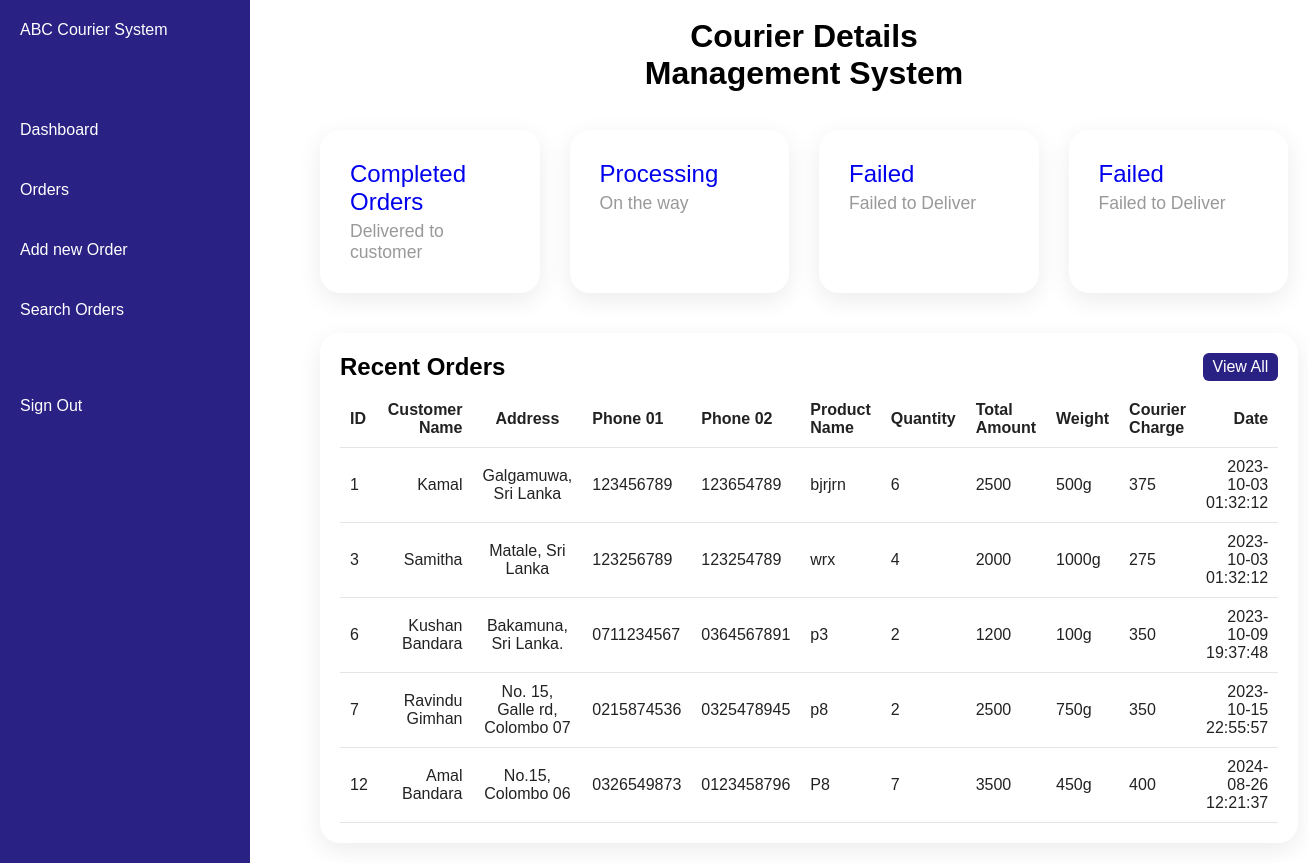
The app's page /home.php with its own data.
### tables this page shows
CREATE TABLE `orders` (
  `id` int(11) NOT NULL,
  `customer_name` varchar(150) NOT NULL,
  `address` varchar(200) NOT NULL,
  `phone_01` varchar(10) DEFAULT NULL,
  `phone_02` varchar(10) DEFAULT NULL,
  `product_name` varchar(200) DEFAULT NULL,
  `quantity` varchar(100) DEFAULT NULL,
  `total_amount` int(255) DEFAULT NULL,
  `weight` varchar(20) DEFAULT NULL,
  `courier_charge` int(255) DEFAULT NULL,
  `created_at` datetime NOT NULL DEFAULT current_timestamp()
);

### home.php (the view, shortened to what this page needs)
<!DOCTYPE html>
<html lang="en">
<head>
    <link rel="stylesheet" href="style3.css">
</head>
<body>
    <div class="container">
        <div class="navigation">
            <ul>
                <li>
                    <a href="#"><span class="title">ABC Courier System</span></a>
                </li>
                <li>
                    <a href="#"><span class="title">Dashboard</span></a>
                </li>
                <li>
                    <a href="index.php"><span class="title">Orders</span></a>
                </li>
                <li>
                    <a href="create.php"> <span class="title">Add new Order</span></a>
                </li>
                <li>
                    <a href="search.php"> <span class="title">Search Orders</span></a>
                </li>
                <br><br>
                <li>
                    <a href="login.php"><span class="title">Sign Out</span></a>
                </li>
            </ul>
        </div>
        <div class="main">
            <div class="topbar">
              <center> <h1>Courier Details Management System</h1></center>
            </div>
            <div class="cardBox">
                <div class="card">
                    <div>
                        <div class="numbers"> <a href="completed.php">Completed Orders</a></div>
                        <div class="cardName">Delivered to customer</div>
                    </div>
                </div>
                <div class="card">
                    <div>
                        <div class="numbers"><a href="process.php">Processing</a></div>
                        <div class="cardName">On the way</div>
                    </div>
                </div>
                <div class="card">
                    <div>
                        <div class="numbers"><a href="failed.php">Failed</a></div>
                        <div class="cardName">Failed to Deliver</div>
                    </div>
                </div>
                <div class="card">
                    <div>
                        <div class="numbers"><a href="create.php">Failed</a></div>
                        <div class="cardName">Failed to Deliver</div>
                    </div>
                </div>
            </div>
            <div class="details">
                <div class="recentOrders">
                    <div class="cardHeader">
                        <h2>Recent Orders</h2>
                        <a href="index.php" class="btn">View All</a>
                    </div>
                    <table>
                        <thead>
                            <tr>
                                <td>ID</td>
                                <td>Customer Name</td>
                                <td>Address</td>
                                <td>Phone 01</td>
                                <td>Phone 02</td>
                                <td>Product Name</td>
                                <td>Quantity</td>
                                <td>Total Amount</td>
                                <td>Weight</td>
                                <td>Courier Charge</td>
                                <td>Date</td>
                            </tr>
                        </thead>
                        <tbody>
                        <?php
                $servername = "localhost";
                $username = "root";
                $password = "";
                $database = "courier";
                $connection = new mysqli($servername, $username, $password, $database);
                $sql = "SELECT * FROM orders";
                $result = $connection->query($sql);
                while($row = $result->fetch_assoc()){
                    echo "
                    <tr>
                    <td>$row[id]</td>
                    <td>$row[customer_name]</td>
                    <td>$row[address]</td>
                    <td>$row[phone_01]</td>
                    <td>$row[phone_02]</td>
                    <td>$row[product_name]</td>
                    <td>$row[quantity]</td>
                    <td>$row[total_amount]</td>
                    <td>$row[weight]</td>
                    <td>$row[courier_charge]</td>
                    <td>$row[created_at]</td>
                </tr>
                ";
                }
                ?>
                        </tbody>
                    </table>
                </div>
            </div>
        </div>
    </div>
</body>
</html>

### style3.css (style rules this page uses)
* { font-family: "Ubuntu", sans-serif; margin: 0; padding: 0; box-sizing: border-box; }
:root { --blue: #2a2185; --white: #fff; --gray: #f5f5f5; --black1: #222; --black2: #999; }
body { min-height: 100vh; }
.container { width: 50%; }
.navigation { position: fixed; width: 250px; height: 100%; background: var(--blue); border-left: 10px solid var(--blue); }
.navigation ul { position: absolute; width: 100%; }
.navigation ul li { position: relative; width: 100%; }
.navigation ul li:nth-child(1) { margin-bottom: 40px; pointer-events: none; }
.navigation ul li a { position: relative; display: block; width: 100%; display: flex; text-decoration: none; color: var(--white); }
.navigation ul li a .title { position: relative; display: block; padding: 0 10px; height: 60px; line-height: 60px; text-align: start; white-space: nowrap; }
.main { position: absolute; width: calc(100% - 300px); left: 300px; min-height: 100vh; background: var(--white); transition: 0.5s; }
.topbar { width: 100%; height: 110px; display: flex; justify-content: space-between; align-items: center; padding: 0 300px; }
.cardBox { position: relative; width: 100%; padding: 20px; display: grid; grid-template-columns: repeat(4, 1fr); grid-gap: 30px; }
.cardBox .card { position: relative; background: var(--white); padding: 30px; border-radius: 20px; display: flex; justify-content: space-between; cursor: pointer; box-shadow: 0 7px 25px rgba(0, 0, 0, 0.08); }
.cardBox .card .numbers { position: relative; font-weight: 500; font-size: 1.5rem; color: var(--blue); }
.cardBox .card .numbers a { text-decoration: none; }
.cardBox .card .cardName { color: var(--black2); font-size: 1.1rem; margin-top: 5px; }
.details { position: relative; width: 100%; padding: 20px; display: grid; grid-template-columns: 2fr 1fr; grid-gap: 30px; }
.details .recentOrders { position: relative; display: grid; min-height: 500px; background: var(--white); padding: 20px; box-shadow: 0 7px 25px rgba(0, 0, 0, 0.08); border-radius: 20px; }
.details .cardHeader { display: flex; justify-content: space-between; align-items: flex-start; }
.cardHeader h2 { font-weight: 600; }
.cardHeader .btn { position: relative; padding: 5px 10px; background: var(--blue); color: var(--white); border-radius: 6px; text-decoration: none; }
.details table { width: 100%; border-collapse: collapse; margin-top: 10px; }
.details table thead td { font-weight: 600; }
.details .recentOrders table tr { color: var(--black1); border-bottom: 1px solid rgba(0, 0, 0, 0.1); }
.details .recentOrders table tr td { padding: 10px; }
.details .recentOrders table tr td:last-child { text-align: end; }
.details .recentOrders table tr td:nth-child(2) { text-align: end; }
.details .recentOrders table tr td:nth-child(3) { text-align: center; }

### records on screen
orders: id "1", customer_name "Kamal", address "Galgamuwa, Sri Lanka", phone_01 "123456789", phone_02 "123654789", product_name "bjrjrn", quantity "6", total_amount "2500", weight "500g", courier_charge "375", created_at "2023-10-03 01:32:12"
orders: id "3", customer_name "Samitha", address "Matale, Sri Lanka", phone_01 "123256789", phone_02 "123254789", product_name "wrx", quantity "4", total_amount "2000", weight "1000g", courier_charge "275", created_at "2023-10-03 01:32:12"
orders: id "6", customer_name "Kushan Bandara", address "Bakamuna, Sri Lanka.", phone_01 "0711234567", phone_02 "0364567891", product_name "p3", quantity "2", total_amount "1200", weight "100g", courier_charge "350", created_at "2023-10-09 19:37:48"
orders: id "7", customer_name "Ravindu Gimhan", address "No. 15, Galle rd, Colombo 07", phone_01 "0215874536", phone_02 "0325478945", product_name "p8", quantity "2", total_amount "2500", weight "750g", courier_charge "350", created_at "2023-10-15 22:55:57"
orders: id "12", customer_name "Amal Bandara", address "No.15, Colombo 06", phone_01 "0326549873", phone_02 "0123458796", product_name "P8", quantity "7", total_amount "3500", weight "450g", courier_charge "400", created_at "2024-08-26 12:21:37"
